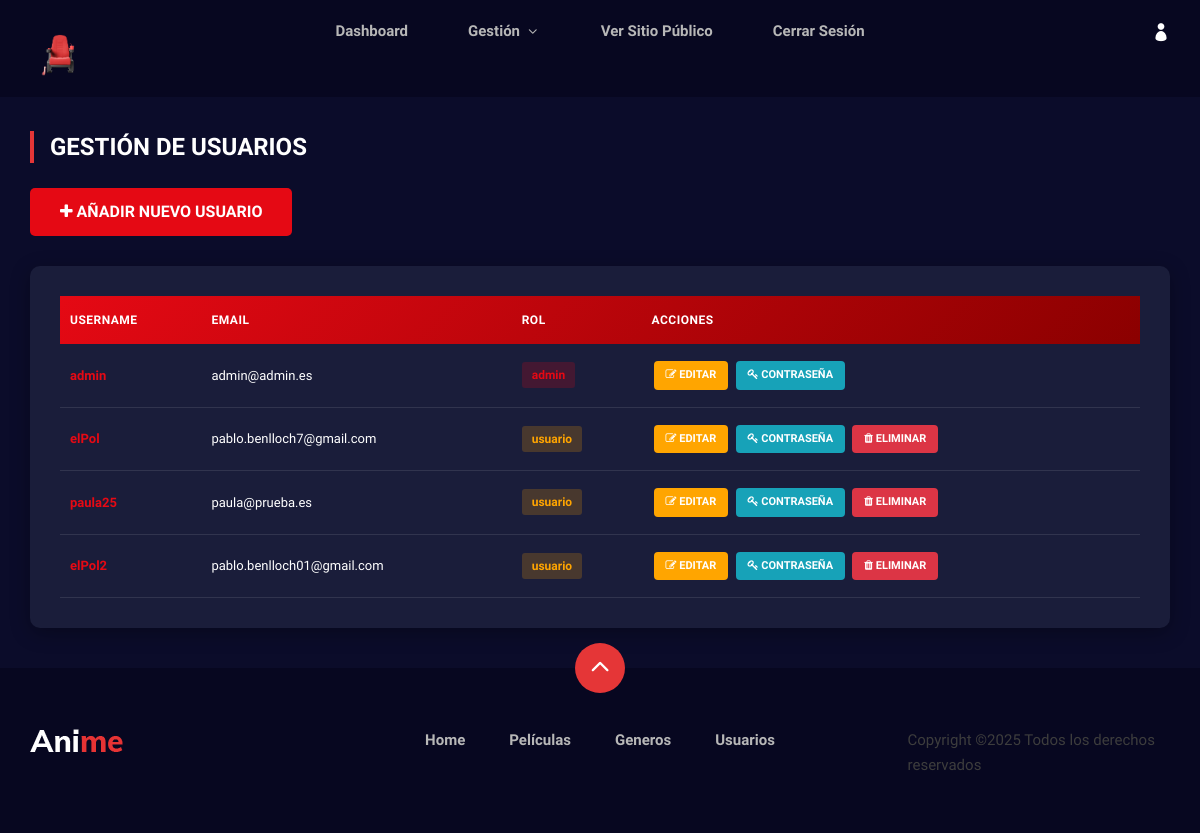
The app's page /admin/usuarios.php (signed in), older data.
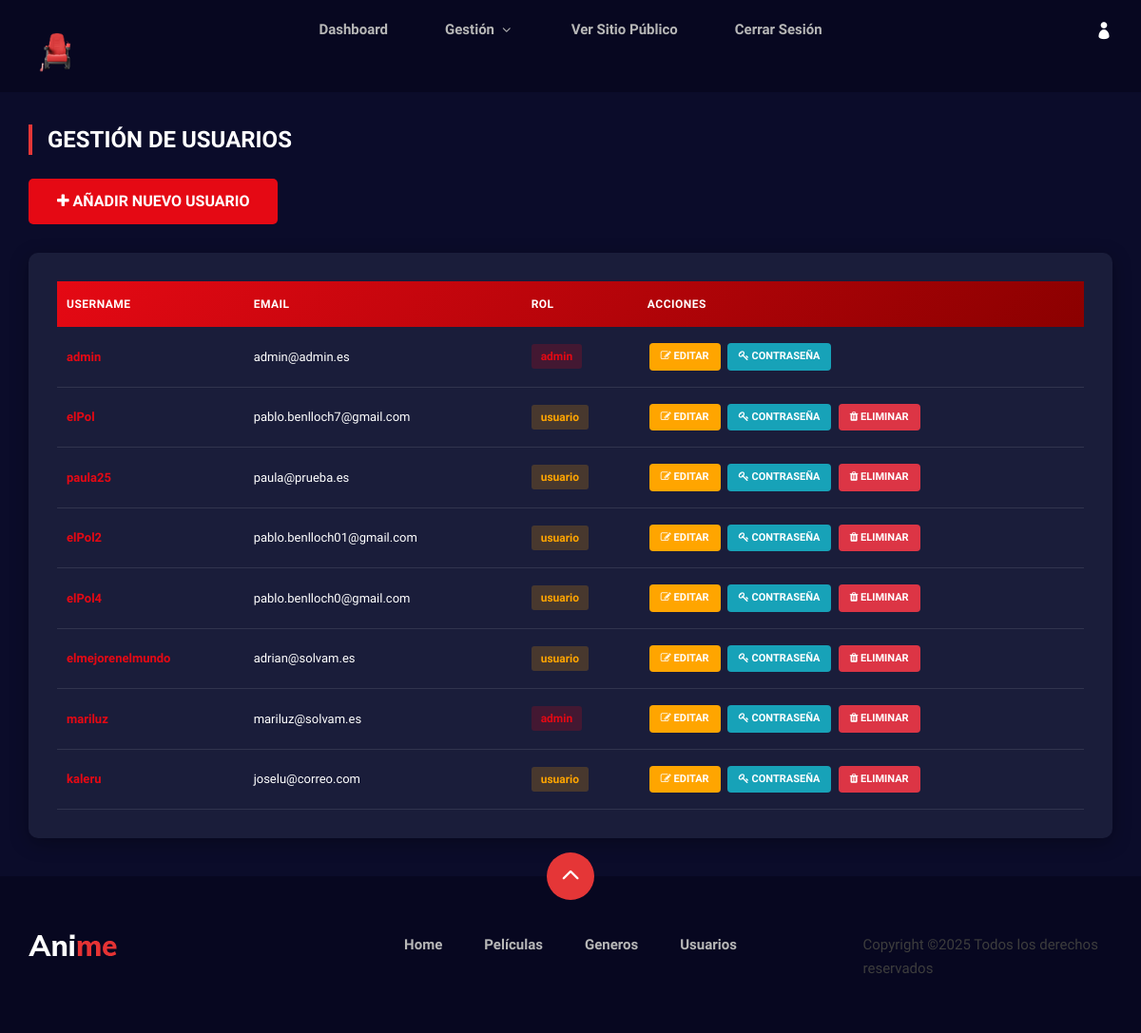
The same page, newer data.
### tables this page shows
CREATE TABLE `usuarios` (
  `id` int(11) NOT NULL,
  `username` varchar(50) NOT NULL,
  `email` varchar(100) NOT NULL,
  `password` varchar(255) NOT NULL,
  `rol` enum('admin','usuario') DEFAULT 'usuario',
  `fecha_registro` timestamp NULL DEFAULT current_timestamp()
);

### admin/includes/crudUsuarios.php (called while the page is built, shortened)
<?php
class Usuarios {
    public function showUsuarios() {
        try {
            $db = new Connection();
            $conn = $db->getConnection();
            $sql = "SELECT id, username, email, rol, fecha_registro FROM usuarios";
            $result = $conn->query($sql);
            return $result ? $result->fetch_all(MYSQLI_ASSOC) : [];
        } catch (Exception $e) {
            return [];
        }
    }
}
?>

### admin/includes/sessions.php (called while the page is built, shortened)
<?php
class Sessions {
    public function getUserId() {
        return $_SESSION['id'] ?? null;
    }
}

### admin/usuarios.php (the view, shortened to what this page needs)
<?php
require_once "./includes/crudUsuarios.php";
$usuariosObj = new Usuarios();
$listaUsuarios = $usuariosObj->showUsuarios();
require_once "./includes/sessions.php";
$sesion = new Sessions();
$currentUserId = $sesion->getUserId();
$accion = $_GET['accion'] ?? null;
?>
<!DOCTYPE html>
<html lang="es">
<head>
    <link rel="stylesheet" href="../anime-main/css/bootstrap.min.css" type="text/css">
    <link rel="stylesheet" href="../anime-main/css/font-awesome.min.css" type="text/css">
    <link rel="stylesheet" href="../anime-main/css/elegant-icons.css" type="text/css">
    <link rel="stylesheet" href="../anime-main/css/plyr.css" type="text/css">
    <link rel="stylesheet" href="../anime-main/css/nice-select.css" type="text/css">
    <link rel="stylesheet" href="../anime-main/css/owl.carousel.min.css" type="text/css">
    <link rel="stylesheet" href="../anime-main/css/slicknav.min.css" type="text/css">
    <link rel="stylesheet" href="../anime-main/css/style.css" type="text/css">
</head>
<body>
    <?php include("./menu_privado.php"); ?>
    <section class="admin-container">
        <div class="container">
            <div class="row">
                <div class="col-lg-12">
                    <div class="section-title">
                        <h4>Gestión de Usuarios</h4>
                    </div>
                    <?php if ($accion !== "crear" && $accion !== "editar" && $accion !== "editar_password"): ?>
                        <a href="usuarios.php?accion=crear" class="btn-add-user">
                            <i class="fa fa-plus"></i> Añadir Nuevo Usuario
                        </a>
                        <div class="user-table-wrapper">
                            <table class="user-table">
                                <thead>
                                    <tr>
                                        <th>Username</th>
                                        <th>Email</th>
                                        <th>Rol</th>
                                        <th>Acciones</th>
                                    </tr>
                                </thead>
                                <tbody>
                                    <?php foreach ($listaUsuarios as $user): ?>
                                        <tr>
                                            <td><?= htmlspecialchars($user['username'] ?? '') ?></td>
                                            <td><?= htmlspecialchars($user['email'] ?? '') ?></td>
                                            <td>
                                                <span class="role-badge <?= $user['rol'] ?>">
                                                    <?= htmlspecialchars($user['rol'] ?? '') ?>
                                                </span>
                                            </td>
                                            <td style="white-space: nowrap;">
                                                <a href="usuarios.php?accion=editar&id=<?= $user['id'] ?>"
                                                    class="btn-action btn-edit">
                                                    <i class="fa fa-edit"></i> Editar
                                                </a>
                                                <a href="usuarios.php?accion=editar_password&id=<?= $user['id'] ?>"
                                                    class="btn-action btn-password">
                                                    <i class="fa fa-key"></i> Contraseña
                                                </a>
                                                <?php
                                                if (
                                                    isset($currentUserId, $_SESSION['usuario'], $user['username']) &&
                                                    $currentUserId == 1 &&
                                                    $_SESSION['usuario'] === 'admin' &&
                                                    $user['username'] !== 'admin'
                                                ):
                                                    ?>
                                                    <a href="usuarios.php?accion=eliminar&id=<?= $user['id'] ?>"
                                                        class="btn-action btn-delete"
                                                        onclick="return confirm('¿Estás seguro de eliminar este usuario?')">
                                                        <i class="fa fa-trash"></i> Eliminar
                                                    </a>
                                                <?php endif; ?>
                                            </td>
                                        </tr>
                                    <?php endforeach; ?>
                                </tbody>
                            </table>
                        </div>
                    <?php endif; ?>
                </div>
            </div>
        </div>
    </section>
    <?php include("./footer_privado.php"); ?>
</body>
</html>

### admin/menu_privado.php (shortened to what this page needs)
<?php
$logueado = isset($_SESSION['usuario']) && isset($_SESSION['rol']) && $_SESSION['rol'] === 'administrador';
?>
<header class="header">
    <div class="container">
        <div class="row">
            <div class="col-lg-2">
                <div class="header__logo">
                    <a href="./index.php">
                        <img src="../logobutaca.png" alt="labutacalogo" width="50px">
                    </a>
                </div>
            </div>
            <div class="col-lg-8">
                <div class="header__nav">
                    <nav class="header__menu mobile-menu">
                        <ul>
                            <li ><a href="./index.php">Dashboard</a></li>
                            <li><a href="#">Gestión <span class="arrow_carrot-down"></span></a>
                            </li>
                            <li><a href="../index.php">Ver Sitio Público</a></li>
                            <li><a href="./includes/logout.php">Cerrar Sesión</a></li>
                        </ul>
                    </nav>
                </div>
            </div>
            <div class="col-lg-2">
                <div class="header__right">
                    <?php if($logueado): ?>
                        <a href="./includes/logout.php" title="Cerrar sesión"><span class="icon_profile"></span></a>
                    <?php else: ?>
                        <a href="../login.php"><span class="icon_profile"></span></a>
                    <?php endif; ?>
                </div>
            </div>
        </div>
    </div>
</header>

### admin/footer_privado.php
<footer class="footer">
    <div class="page-up">
        <a href="#" id="scrollToTopButton"><span class="arrow_carrot-up"></span></a>
    </div>
    <div class="container">
        <div class="row">
            <div class="col-lg-3">
                <div class="footer__logo">
                    <a href="./index.php"><img src="img/logo.png" alt=""></a>
                </div>
            </div>
            <div class="col-lg-6">
                <div class="footer__nav">
                    <ul>
                        <li><a href="./index.php">Home</a></li>
                        <li><a href="./peliculas.php">Películas</a></li>
                        <li><a href="./generos.php">Generos</a></li>
                        <li><a href="./usuarios.php">Usuarios</a></li>
                    </ul>
                </div>
            </div>
            <div class="col-lg-3">
                <p>Copyright &copy;<?php echo date('Y'); ?> Todos los derechos reservados</p>
            </div>
        </div>
    </div>
</footer>

### anime-main/css/style.css (style rules this page uses)
html, body { height: 100%; font-family: "Mulish", sans-serif; -webkit-font-smoothing: antialiased; background: #0b0c2a; }
h1, h2, h3, h4, h5, h6 { margin: 0; color: #111111; font-weight: 400; font-family: "Mulish", sans-serif; }
h4 { font-size: 24px; }
p { font-size: 15px; font-family: "Mulish", sans-serif; color: #3d3d3d; font-weight: 400; line-height: 25px; margin: 0 0 15px 0; }
img { max-width: 100%; }
ul, ol { padding: 0; margin: 0; }
.section-title { margin-bottom: 30px; }
.section-title h4, .section-title h5 { color: #ffffff; font-weight: 600; line-height: 21px; text-transform: uppercase; padding-left: 20px; position: relative; font-family: "Oswald", sans-serif; }
.section-title h4:after, .section-title h5:after { position: absolute; left: 0; top: -6px; height: 32px; width: 4px; background: #e53637; content: ""; }
.header { background: #070720; }
.header__logo { padding: 20px 0 17px; }
.header__logo a { display: inline-block; }
.header__menu { text-align: center; }
.header__menu ul li { list-style: none; display: inline-block; position: relative; margin-right: 16px; }
.header__menu ul li:last-child { margin-right: 0; }
.header__menu ul li a { font-size: 15px; color: #b7b7b7; display: block; font-weight: 700; -webkit-transition: all, 0.5s; -o-transition: all, 0.5s; transition: all, 0.5s; padding: 20px; }
.header__menu ul li a span { position: relative; font-size: 17px; top: 2px; }
.header__right { text-align: right; padding: 20px 0 15px; }
.header__right a { display: inline-block; font-size: 18px; color: #ffffff; margin-right: 30px; }
.header__right a:last-child { margin-right: 0; }
.footer { background: #070720; padding-top: 60px; padding-bottom: 40px; position: relative; }
.page-up { position: absolute; left: 50%; top: -25px; margin-left: -25px; }
.page-up a { display: inline-block; font-size: 36px; color: #ffffff; height: 50px; width: 50px; background: #e53637; line-height: 50px; text-align: center; border-radius: 50%; }
.page-up a span { position: relative; top: 2px; left: -1px; }
.footer__nav { text-align: center; }
.footer__nav ul li { list-style: none; display: inline-block; position: relative; margin-right: 40px; }
.footer__nav ul li:last-child { margin-right: 0; }
.footer__nav ul li a { font-size: 15px; color: #b7b7b7; display: block; font-weight: 700; }
@media only screen and (min-width: 1200px) { .container { max-width: 1170px; } }

### admin/usuarios.php (style rules this page uses)
body { background: #0b0c2a; min-height: 100vh; }
.admin-container { padding: 40px 0; }
.btn-add-user { background: #e50914; color: #fff; padding: 12px 30px; border-radius: 5px; font-weight: 600; text-transform: uppercase; display: inline-block; margin-bottom: 30px; transition: all 0.3s; }
.user-table-wrapper { background: #1a1d3a; border-radius: 10px; padding: 30px; box-shadow: 0 5px 20px rgba(0, 0, 0, 0.3); overflow-x: auto; }
.user-table { width: 100%; color: #fff; }
.user-table thead { background: linear-gradient(135deg, #e50914 0%, #8b0000 100%); }
.user-table thead th { padding: 15px 10px; font-weight: 600; text-transform: uppercase; font-size: 12px; letter-spacing: 0.5px; border: none; white-space: nowrap; }
.user-table tbody tr { border-bottom: 1px solid rgba(255, 255, 255, 0.1); transition: all 0.3s; }
.user-table tbody td { padding: 15px 10px; vertical-align: middle; font-size: 13px; }
.user-table tbody td:first-child { font-weight: 600; color: #e50914; }
.btn-action { padding: 6px 12px; margin: 2px; border-radius: 4px; font-size: 11px; font-weight: 600; text-transform: uppercase; transition: all 0.3s; display: inline-block; color: #fff; }
.btn-edit { background: #ffa500; }
.btn-password { background: #17a2b8; }
.btn-delete { background: #dc3545; }
.role-badge { display: inline-block; padding: 4px 10px; border-radius: 3px; font-size: 12px; font-weight: 600; }
.role-badge.admin { background: rgba(229, 9, 20, 0.2); color: #e50914; }
.role-badge.usuario { background: rgba(255, 165, 0, 0.2); color: #ffa500; }

### admin/menu_privado.php (style rules this page uses)
.header__logo img { max-height: 60px; width: auto; }
.header__menu ul li { position: relative; }
.header__menu ul li a { position: relative; display: inline-block; transition: all 0.3s ease; }
.header__menu ul li a::after { content: ''; position: absolute; bottom: -5px; left: 0; width: 0; height: 2px; background-color: #e50914; transition: width 0.3s ease; }

Row changes from the older to the newer data that the page shows:
added usuarios: username "elPol4", email "pablo.benlloch0@gmail.com", rol "usuario"
added usuarios: username "elmejorenelmundo", email "adrian@solvam.es", rol "usuario"
added usuarios: username "mariluz", email "mariluz@solvam.es", rol "admin"
added usuarios: username "kaleru", email "joselu@correo.com", rol "usuario"
